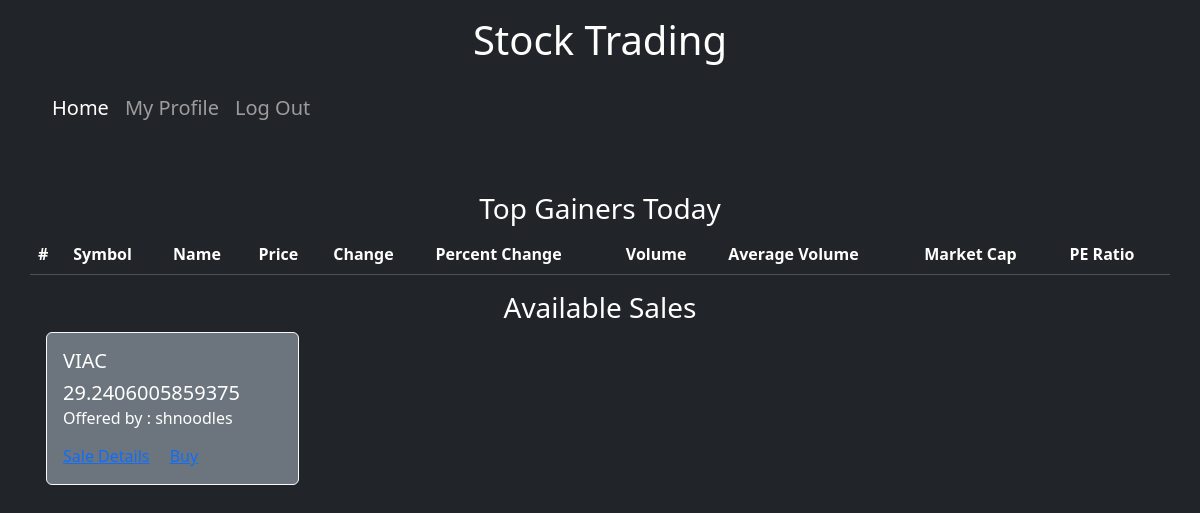
Page /homepage/ (signed in) on the committed database.
### trade/models.py (models this page shows, shortened)
class Sell (models.Model):
    stock = models.ForeignKey(Stock, on_delete=models.CASCADE)
    profile = models.ForeignKey('account.Profile', on_delete=models.CASCADE)
    time = models.DateTimeField(auto_now_add=True)
    is_completed = models.BooleanField(default=False)

class Stock(models.Model):
    name = models.CharField(max_length=200)
    price = models.CharField(max_length=200)
    last_updated = models.DateTimeField(auto_now = True)
    @classmethod
    def get_stocks(cls):
        if cls.objects.all().exists():
            if timezone.now() - cls.objects.first().last_updated < timedelta(minutes= 20):
                return
        tickers = si.tickers_sp500()
        return cls.objects.all()

### account/models.py (models this page shows, shortened)
class Profile(models.Model):
    user = models.OneToOneField(User, on_delete=models.CASCADE)
    portfolio = models.ManyToManyField('trade.Stock')
    money= models.IntegerField(default=0)
    completed_signup = models.BooleanField(default = False)

### trade/views.py (the view)
# urls.py: path('homepage/', views.AvailableSalesListView.as_view(), name='homepage'),
class AvailableSalesListView(ListView):
    model = Sell
    template_name = 'homepage.html'
    queryset = Sell.objects.filter(is_completed=False)
    def get_context_data(self, **kwargs):
        context=  super().get_context_data(**kwargs)
        context['gainers'] = high_gained_earnings()
        Stock.get_stocks()
        return context

### trade/apiinteraction.py (called while the page is built)
def high_gained_earnings():
    tickers = si.tickers_sp500()
    gainers= si.get_day_gainers()
    gainers_from_in_tickers = []
    for ticker in tickers:
        if ticker in gainers['Symbol'].values:
            gainers_from_in_tickers.append(gainers.loc[gainers['Symbol'] == ticker].to_dict('r')[0])
    return gainers_from_in_tickers

### account/templates/homepage.html (shortened to what this page needs)
{% extends 'base.html' %}
{% block content %}
<div class="row">
    <h3 class="text-center">Top Gainers Today</h3>
    <table class="table table-dark table-striped">
        <thead>
            <tr>
                <th scope="col">#</th>
                <th scope="col">Symbol</th>
                <th scope="col">Name</th>
                <th scope="col">Price</th>
                <th scope="col">Change</th>
                <th scope="col">Percent Change</th>
                <th scope="col">Volume</th>
                <th scope="col"> Average Volume</th>
                <th scope="col">Market Cap</th>
                <th scope="col">PE Ratio</th>
            </tr>
        </thead>
    </table>
</div>
<h3 class="text-center">Available Sales</h3>
<div class="row row-cols-3 row-cols-md-4 g-4">
    {% for sell in sell_list %}
    <div class="col">
        <div class="card mx-1 card text-white bg-secondary mb-3 card border-light">
            <div class="card-body">
                <h5 class="card-title">{{ sell.stock.name}}</h5>
                <h5 class="card-title">{{ sell.stock.price}}</h5>
                <h6 class="card-subtitle mb-2 text-white"> Offered by : {% if user == sell.profile.user %} You
                    {% else %}
                    {{ sell.profile.user }}
                    {% endif %} </h6>
                <a href="{% url 'sell' sell.pk %}" class="card-link">Sale Details</a>
                {% if sell.profile.user != user %}
                <a href="{% url 'offer' sell.pk %}" class="card-link">Buy</a>
                {% endif %}
            </div>
        </div>
    </div>
    {% endfor %}
</div>
{% endblock %}

### rows in the picture
Sell: stock.name "VIAC", stock.price "29.2406005859375", profile.user "shnoodles"
